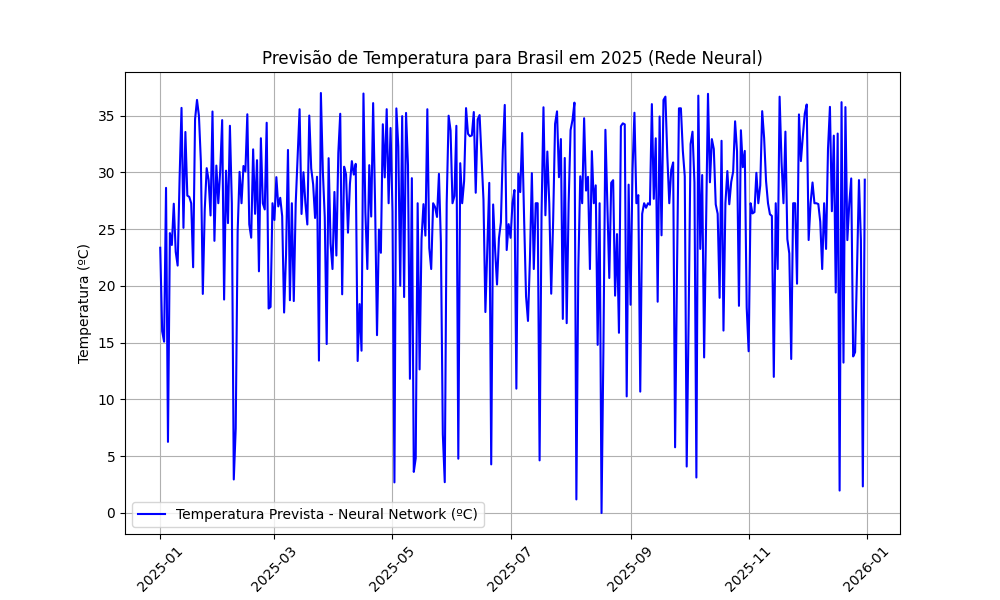

Write Python code to recreate this figure.
import pandas as pd
import numpy as np
import os
import matplotlib.pyplot as plt
from sklearn.model_selection import train_test_split
from sklearn.preprocessing import StandardScaler
from tensorflow.keras.models import Sequential
from tensorflow.keras.layers import Dense, Dropout
from sklearn.metrics import mean_squared_error

# Carregar dados de 2000 a 2020
df = pd.read_csv('dados_inmet_2000_2020.csv')

# Limpeza e preparação dos dados
df.columns = df.columns.str.strip()
df = df.dropna(subset=['data', 'temperatura_max', 'umidade_rel_hora', 'vento_velocidade'])
df['Dia'] = pd.to_datetime(df['data']).dt.day
df['Mes'] = pd.to_datetime(df['data']).dt.month

# Entradas e Saída
X = df[['Dia', 'umidade_rel_hora', 'vento_velocidade']]
y = df['temperatura_max']

# Dividir dados em conjuntos de treino e teste
X_train, X_test, y_train, y_test = train_test_split(X, y, test_size=0.2, random_state=42)

# Escalar apenas as entradas
scaler_X = StandardScaler()
X_train_scaled = scaler_X.fit_transform(X_train)
X_test_scaled = scaler_X.transform(X_test)

# Modelo de Rede Neural usando Keras
model_nn = Sequential([
    Dense(units=128, activation='relu', input_shape=(X_train_scaled.shape[1],)),
    Dropout(0.2),
    Dense(units=64, activation='relu'),
    Dropout(0.2),
    Dense(units=32, activation='relu'),
    Dense(units=1)
])

model_nn.compile(optimizer='adam', loss='mean_squared_error')
model_nn.fit(X_train_scaled, y_train, epochs=200, batch_size=32, validation_data=(X_test_scaled, y_test))

# Gerar dados simulados para 2025
datas_2025 = pd.date_range(start='2025-01-01', end='2025-12-31', freq='D')
novos_dados = pd.DataFrame({
    'Dia': datas_2025.day,
    'Mes': datas_2025.month,
    'umidade_rel_hora': np.random.randint(40, 100, size=len(datas_2025)),
    'vento_velocidade': np.random.randint(0, 20, size=len(datas_2025))
})

# Escalar as entradas para 2025
novos_dados_scaled = scaler_X.transform(novos_dados[['Dia', 'umidade_rel_hora', 'vento_velocidade']])

# Fazer previsões com o modelo de rede neural
previsoes_nn_2025 = model_nn.predict(novos_dados_scaled)

# Normalizar as previsões para um intervalo de 0°C a 37°C
previsoes_nn_2025 = (previsoes_nn_2025 - previsoes_nn_2025.min()) / (previsoes_nn_2025.max() - previsoes_nn_2025.min()) * 37
previsoes_nn_2025 = previsoes_nn_2025.flatten()

# Adicionar previsões ao DataFrame e garantir que a temperatura esteja em ºC
novos_dados['Temperatura Prevista (ºC)'] = previsoes_nn_2025
novos_dados['Data'] = datas_2025

# Caminho para salvar os arquivos
output_path_csv = '/Users/eddieferb/Inmet_Sorocaba/05.7 - refinamento_nacional_dia_a_dia_2025_bigquery.csv'
output_path_xlsx = '/Users/eddieferb/Inmet_Sorocaba/05.7 - refinamento_nacional_dia_a_dia_2025_bigquery.xlsx'

# Salvar previsões em CSV e Excel
novos_dados.to_csv(output_path_csv, index=False)
novos_dados.to_excel(output_path_xlsx, index=False)

# Mostrar temperatura máxima e mínima no terminal
temp_max = novos_dados['Temperatura Prevista (ºC)'].max()
temp_min = novos_dados['Temperatura Prevista (ºC)'].min()
print(f"Temperatura máxima prevista para 2025: {temp_max:.2f} ºC")
print(f"Temperatura mínima prevista para 2025: {temp_min:.2f} ºC")

# Verificação de salvamento
if os.path.exists(output_path_csv) and os.path.exists(output_path_xlsx):
    print(f"Previsões salvas com sucesso em:\n- CSV: {output_path_csv}\n- XLSX: {output_path_xlsx}")
else:
    print("Erro ao salvar os arquivos.")
    
# Visualização das previsões
plt.figure(figsize=(10, 6))
plt.plot(datas_2025, previsoes_nn_2025, label='Temperatura Prevista - Neural Network (ºC)', color='blue')
plt.title('Previsão de Temperatura para Brasil em 2025 (Rede Neural)')
plt.xlabel('Data')
plt.ylabel('Temperatura (ºC)')
plt.xticks(rotation=45)
plt.grid(True)
plt.legend()
plt.show()
